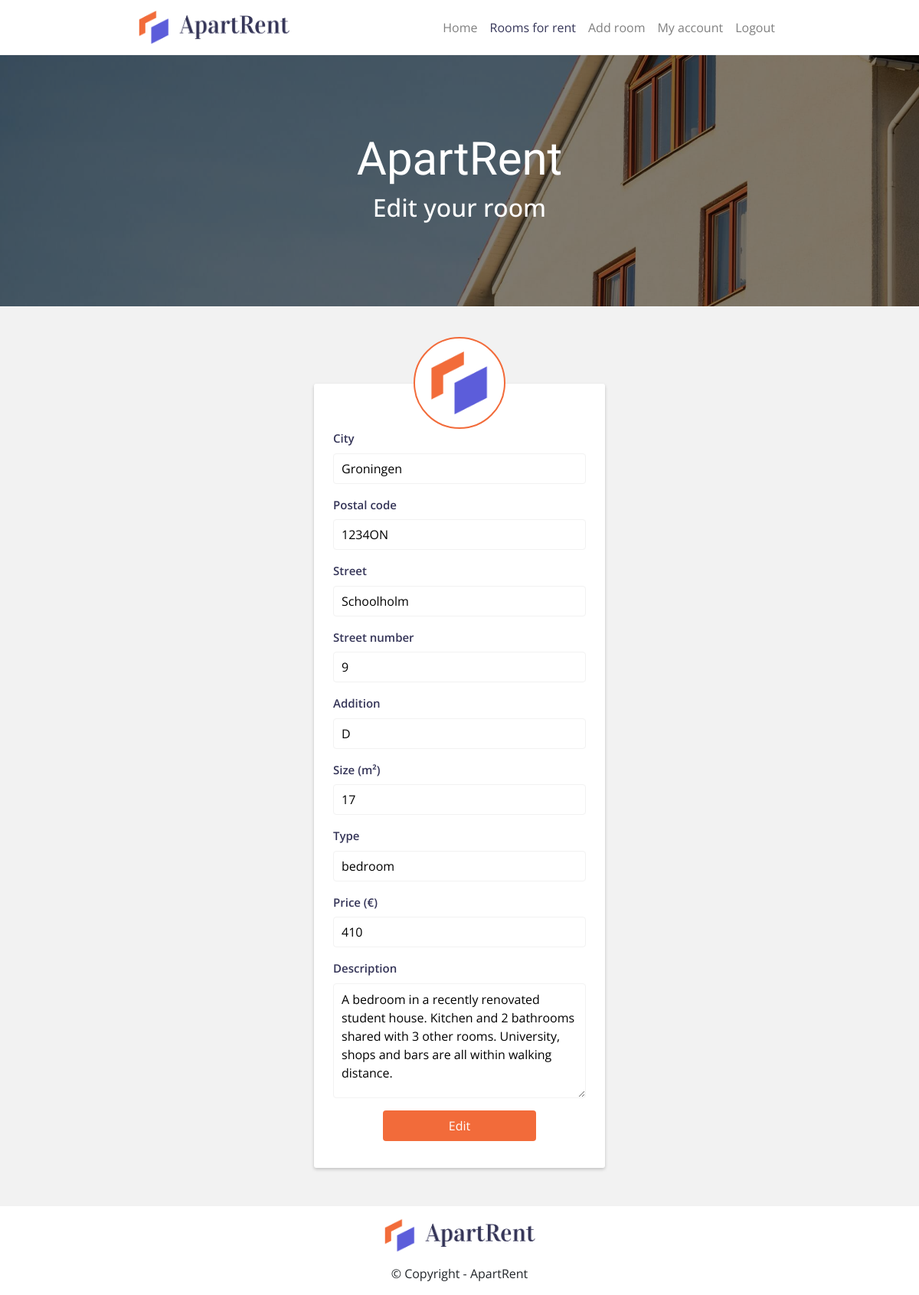
Page /edit-room/?id=30 (signed in) on the committed database.
### tables this page shows
CREATE TABLE `rooms` (
  `id` int(11) NOT NULL,
  `owner_id` int(11) NOT NULL,
  `city` varchar(255) NOT NULL,
  `postal_code` varchar(255) NOT NULL,
  `street` varchar(255) NOT NULL,
  `street_number` int(11) NOT NULL,
  `addition` varchar(255) DEFAULT NULL,
  `size` int(11) NOT NULL,
  `type` varchar(255) NOT NULL,
  `price` int(11) NOT NULL,
  `description` varchar(255) NOT NULL
);

### views/add-edit-room.php (the view, shortened to what this page needs)
<!doctype html>
<html lang="en">
    <head>
        <?= $head_upper_content ?>
        <link rel="stylesheet" href="/DDWT18_final/css/add-edit-room.css">
        <link rel="stylesheet" href="/DDWT18_final/css/form.css">
    </head>
    <body>
        <?= $navigation ?>
        <div class="jumbotron jumbotron-fluid add-edit-jumbo">
            <div class="container hero-container">
                <div class="hero-text">
                    <h1 class="display-4"><?= $header_title ?></h1>
                    <h2 class="display-6"><?= $header_subtitle ?></h2>
                </div>
            </div>
        </div>
        <div class="container">
            <div class="row justify-content-center add-row">
                <div class="col-lg-12 top-col">
                    <div class="apr-logo">
                        <img src="/DDWT18_final/resources/logo/apartrent-logo-square.png">
                    </div>
                </div>
                <div class="col-lg-4 single-col">
                    <form action=<?=$form_action?> method="POST" enctype="multipart/form-data">
                        <div class="form-row">
                            <label for="city">City</label>
                            <input type="text" name="city" value="<?php if (isset($room_info)){echo htmlspecialchars($room_info['city']);} ?>" required>
                        </div>
                        <div class="form-row">
                            <label for="postal_code">Postal code</label>
                            <input placeholder="1010AB" type="text" name="postal_code" value="<?php if (isset($room_info)){echo htmlspecialchars($room_info['postal_code']);} ?>" required>
                        </div>
                        <div class="form-row">
                            <label for="street">Street</label>
                            <input type="text" name="street" value="<?php if (isset($room_info)){echo htmlspecialchars($room_info['street']);} ?>" required>
                        </div>
                        <div class="form-row">
                            <label for="street_number">Street number</label>
                            <input type="text" name="street_number" value="<?php if (isset($room_info)){echo htmlspecialchars($room_info['street_number']);} ?>" required>
                        </div>
                        <div class="form-row">
                            <label for="addition">Addition</label>
                            <input type="text" name="addition" value="<?php if (isset($room_info)){echo htmlspecialchars($room_info['addition']);} ?>">
                        </div>
                        <div class="form-row">
                            <label for="size">Size (m²)</label>
                            <input type="text" name="size" value="<?php if (isset($room_info)){echo htmlspecialchars($room_info['size']);} ?>">
                        </div>
                        <div class="form-row">
                            <label for="type">Type</label>
                            <input type="text" name="type" value="<?php if (isset($room_info)){echo htmlspecialchars($room_info['type']);} ?>">
                        </div>
                        <div class="form-row">
                            <label for="price">Price (€)</label>
                            <input type="text" name="price" value="<?php if (isset($room_info)){echo htmlspecialchars($room_info['price']);} ?>">
                        </div>
                        <div class="form-row">
                            <label for="description">Description</label>
                            <textarea name="description" placeholder="A beautiful room (giraffes only)!"><?php if (isset($room_info)){echo htmlspecialchars($room_info['description']);}?></textarea>
                        </div>
                        <div class="btn-wrapper">
                            <button type="submit"><?= $submit_btn ?></button>
                        </div>
                    </form>
                </div>
            </div>
        </div>
        <?= $footer ?>
    </body>
</html>

### css/main.css (style rules this page uses)
body { font-family: 'Open Sans', sans-serif; background-color: #f2f2f2; }
.jumbotron { color: white; background-position: center; background-repeat: no-repeat; background-size: cover; position: relative; margin-bottom: 0; }
.jumbotron:before { content:""; display: block; position: absolute; top: 0; left: 0; width: 100%; background-color: rgba(0, 0, 0, .5); }
@media screen and (min-width: 992px) { .jumbotron { padding-top: 71px; padding-bottom: 71px; } }
@media screen and (min-width: 992px) { .jumbotron { height: 500px; } }
@media screen and (min-width: 992px) { .jumbotron:before { height: 500px; } }
@media screen and (min-width: 992px) { .hero-container { padding-top: 70px; } }
@media screen and (min-width: 768px) { .jumbotron { padding-top: 71px; padding-bottom: 71px; } }
@media screen and (min-width: 768px) { .jumbotron:before { height: 400px; } }
@media screen and (min-width: 768px) { .jumbotron { height: 400px; } }
@media screen and (min-width: 768px) { .hero-container { padding-top: 70px; } }
@media screen and (min-width: 768px) { .hero-text h1 { font-size: 60px; } }
.hero-container { position: relative; display: flex; align-items: center; justify-content: center; height: 100%; }
.hero-text { text-align: center; }
.hero-text h1 { font-family: 'Vidaloka', serif; }

### css/add-edit-room.css (style rules this page uses)
.jumbotron.add-edit-jumbo { background-image: url("/DDWT18_final/resources/headers/add-edit-header.jpeg"); }

### css/form.css (style rules this page uses)
.form-row { margin-bottom: 16px; margin-left: 0; margin-right: 0; }
textarea { height: 150px; }
textarea { padding-top: 8px; }
label { font-weight: 600; color: #353558; margin-bottom: 8px; font-size: 15px; width: 100%; }
input, textarea { width: 100%; border-radius: 4px; border: 1px solid #f2f2f2; padding-left: 10px; }
input { height: 40px; }
textarea { min-height: 150px; }
.btn-wrapper button { width: 200px; color: white; height: 40px; background-color: #f26b3a; border-radius: 4px; margin: 0 auto 0 auto; border: none; }
.btn-wrapper { display: flex; justify-content: center; margin-bottom: 10px; }
.single-col { background-color: #fff; border-radius: 3px; margin-top: 100px; padding: 60px 25px 25px 25px; margin-bottom: 50px; box-shadow: 0 2px 4px 0 rgba(0,0,0,.2); }
.apr-logo { position: absolute; top: 40px; left: 0; right: 0; margin: 0 auto; background-color: white; width: 120px; height: 120px; border: solid 2px #f26b3a; border-radius: 50%; display: flex; justify-content: center; align-items: center; z-index: 100; }
.apr-logo img { width: 65%; height: auto; }

### rows in the picture
rooms: city "Groningen", postal_code "1234ON", street "Schoolholm", street_number "9", addition "D", size "17", type "bedroom", price "410", description "A bedroom in a recently renovated student house. Kitchen and 2 bathrooms shared with 3 other rooms. University, shops and bars are all within walking distance."

### other values in the picture
$info['name'] "Home"
$template[$active_id]['name'] "Rooms for rent"
$info['name'] "Add room"
$info['name'] "My account"
$info['name'] "Logout"
$header_title "ApartRent"
$header_subtitle "Edit your room"
$submit_btn "Edit"
